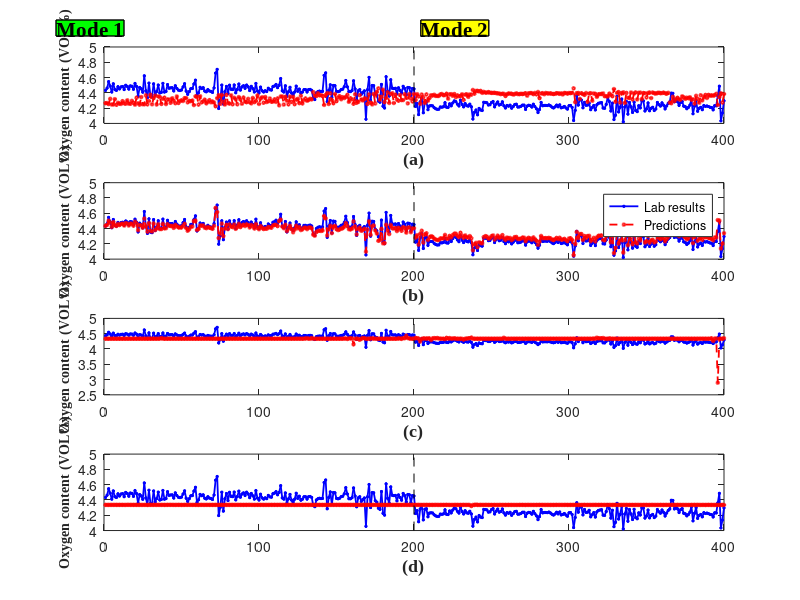

Reproduce this figure in MATLAB. (Note: this script raises an error after producing the figure.)
clc;clear;
load res11-3.mat

nn = 15;
yn = 10;
figure(1)
subplot(4,1,1)
plot(Res_raw_Y(1,:),'b*-','LineWidth', 1.3, 'MarkerSize', 2); hold on
plot(Res_raw_rbppcr(1,:),'ro--','LineWidth', 1.3, 'MarkerSize', 2);hold on
plot([200,200],[4,5],'k--');
annotation('textbox',[0.070,0.94,0.46,0.06],'BackgroundColor', 'g','LineStyle','-','LineWidth',1,...
     'String', 'Mode 1','HorizontalAlignment','center','VerticalAlignment','middle',...
     'FontName', 'times new Roman', 'FontSize', nn,'fontweight','b');  % [0.13,0.865,0.39,0.08] = [x_begin y_begin length height]
annotation('textbox',[0.526,0.94,0.455,0.06],'BackgroundColor', 'y','LineStyle','-','LineWidth',1,...
     'String', 'Mode 2','HorizontalAlignment','center','VerticalAlignment','middle',...
     'FontName', 'times new Roman', 'FontSize', nn,'fontweight','b');
ylabel('Oxygen content (VOL%)','fontsize',yn,'Fontname','times new Roman','fontweight','b');
xlabel('(a)','fontsize',13,'Fontname','times new Roman','fontweight','b');

subplot(4,1,2)
plot(Res_raw_Y(1,:),'b*-','LineWidth', 1.3, 'MarkerSize', 2); hold on
plot(Res_raw_mppcr(1,:),'ro--','LineWidth', 1.3, 'MarkerSize', 2);hold on
plot([200,200],[4,5],'k--');
ylabel('Oxygen content (VOL%)','fontsize',yn,'Fontname','times new Roman','fontweight','b');
xlabel('(b)','fontsize',13,'Fontname','times new Roman','fontweight','b');
legend('Lab results','Predictions')

subplot(4,1,3)
plot(Res_raw_Y(1,:),'b*-','LineWidth', 1.3, 'MarkerSize', 2); hold on
plot(Res_raw_gmm(1,:),'ro--','LineWidth', 1.3, 'MarkerSize', 2); hold on
plot([200,200],[4,5],'k--');
ylabel('Oxygen content (VOL%)','fontsize',yn,'Fontname','times new Roman','fontweight','b');
xlabel('(c)','fontsize',13,'Fontname','times new Roman','fontweight','b');

subplot(4,1,4)
plot(Res_raw_Y(1,:),'b*-','LineWidth', 1.3, 'MarkerSize', 2); hold on
plot(Res_raw_MixPLS(1,:),'ro--','LineWidth', 1.3, 'MarkerSize', 2);hold on
plot([200,200],[4,5],'k--');
ylabel('Oxygen content (VOL%)','fontsize',yn,'Fontname','times new Roman','fontweight','b');
xlabel('(d)','fontsize',13,'Fontname','times new Roman','fontweight','b');
tightfig;

figure(2)
subplot(4,1,1)
plot(Res_raw_Y(2,:),'b*-','LineWidth', 1.3, 'MarkerSize', 2); hold on
plot(Res_raw_rbppcr(2,:),'ro--','LineWidth', 1.3, 'MarkerSize', 2);hold on
plot([200,200],[1,5.5],'k--');
annotation('textbox',[0.055,0.94,0.467,0.06],'BackgroundColor', 'g','LineStyle','-','LineWidth',1,...
     'String', 'Mode 1','HorizontalAlignment','center','VerticalAlignment','middle',...
     'FontName', 'times new Roman', 'FontSize', nn,'fontweight','b');  % [0.13,0.865,0.39,0.08] = [x_begin y_begin length height]
annotation('textbox',[0.519,0.94,0.465,0.06],'BackgroundColor', 'y','LineStyle','-','LineWidth',1,...
     'String', 'Mode 2','HorizontalAlignment','center','VerticalAlignment','middle',...
     'FontName', 'times new Roman', 'FontSize', nn,'fontweight','b');
ylabel('CO content (VOL%)','fontsize',yn,'Fontname','times new Roman','fontweight','b');
xlabel('(a)','fontsize',13,'Fontname','times new Roman','fontweight','b');

subplot(4,1,2)
plot(Res_raw_Y(2,:),'b*-','LineWidth', 1.3, 'MarkerSize', 2); hold on
plot(Res_raw_mppcr(2,:),'ro--','LineWidth', 1.3, 'MarkerSize', 2);hold on
plot([200,200],[1,5.5],'k--');
ylabel('CO content (VOL%)','fontsize',yn,'Fontname','times new Roman','fontweight','b');
xlabel('(b)','fontsize',13,'Fontname','times new Roman','fontweight','b');
legend('Lab results','Predictions')

subplot(4,1,3)
plot(Res_raw_Y(2,:),'b*-','LineWidth', 1.3, 'MarkerSize', 2); hold on
plot(Res_raw_gmm(2,:),'ro--','LineWidth', 1.3, 'MarkerSize', 2);hold on
plot([200,200],[1,5.5],'k--');
ylabel('CO content (VOL%)','fontsize',yn,'Fontname','times new Roman','fontweight','b');
xlabel('(c)','fontsize',13,'Fontname','times new Roman','fontweight','b');

subplot(4,1,4)
plot(Res_raw_Y(2,:),'b*-','LineWidth', 1.3, 'MarkerSize', 2); hold on
plot(Res_raw_MixPLS(2,:),'ro--','LineWidth', 1.3, 'MarkerSize', 2);hold on
plot([200,200],[1,5.5],'k--');
ylabel('CO content (VOL%)','fontsize',yn,'Fontname','times new Roman','fontweight','b');
xlabel('(d)','fontsize',13,'Fontname','times new Roman','fontweight','b');
tightfig;




